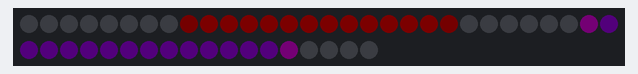
The sketch below on a simulated Arduino Uno, built with avr-gcc and run on an emulated ATmega328P. Shown: 48 RGB LEDs in strip order, left to right, continuing on the next row. Dim RGB values are drawn brighter than linear; random numbers use the default seed unless the sketch sets one.

Above: at 0.67 s.
At 3.99 s:
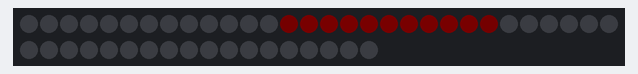
At 10.04 s:
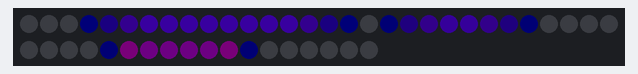
At 19.63 s:
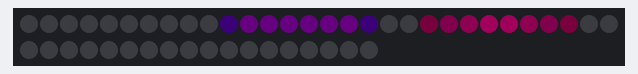
At 29.23 s:
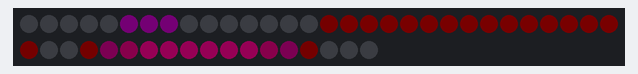
At 38.74 s:
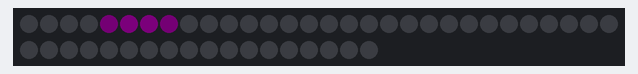

The sketch:

thorn-glow.ino
```cpp
/// @file    Blink.ino
/// @brief   Blink the first LED of an LED strip
/// @example Blink.ino

#include <FastLED.h>

// When hooking up the Arduino, ensure you're using a power + data cable. The short one is power only!

// How many leds in your strip?
#define NUM_LEDS 48

// For led chips like WS2812, which have a data line, ground, and power, you just
// need to define DATA_PIN.  For led chipsets that are SPI based (four wires - data, clock,
// ground, and power), like the LPD8806 define both DATA_PIN and CLOCK_PIN
// Clock pin only needed for SPI based chipsets when not using hardware SPI
#define DATA_PIN 3

#define MAX_GLOWS 4

// Define the array of leds
CRGB leds[NUM_LEDS];

struct Glow{
  bool active;
  bool increment;
  CHSV color;
  int startIdx;
  int size;
  int currentIntensity;
  int maxIntensity;
  int speed;
  int interval;
};

Glow activeGlows[MAX_GLOWS] = {
  {
    false,
    true,
    CHSV(165, 200, 255),
    0,
    0,
    0,
    0,
    0,
    0
  },
  {
    false,
    true,
    CHSV(165, 200, 255),
    0,
    0,
    0,
    0,
    0,
    0
  },
  {
    false,
    true,
    CHSV(165, 200, 255),
    0,
    0,
    0,
    0,
    0,
    0
  },
  {
    false,
    true,
    CHSV(165, 200, 255),
    0,
    0,
    0,
    0,
    0,
    0
  },
};

void printGlow(Glow* glow) {
  // Serial.print("******");
  // Serial.print("Glow active: ");
  // if (glow->active) {
  //   Serial.print("Glow active true. ");
  // } else {
  //   Serial.print("Glow active false. ");
  // }
  // Serial.print("Glow start LED is: ");
  // Serial.print(glow->startIdx);
  // Serial.print(" and size ");
  // Serial.print(glow->size);
  // Serial.print(" color: h,s,v");
  // Serial.print(glow->color.hue);
  // Serial.print(",");
  // Serial.print(glow->color.saturation);
  // Serial.print(",");
  // Serial.print(glow->color.value);
  // Serial.print(" intensity: ");
  // Serial.print(glow->currentIntensity);
  // Serial.print(" max intensity: ");
  // Serial.print(glow->maxIntensity);
  // Serial.print(" interval: ");
  // Serial.print(glow->interval);
  // Serial.print(" speed: ");
  // Serial.print(glow->speed);
  // Serial.println("******");
}

bool validGlow(int testGlowStart, int testGlowSize) {


  // Serial.println("Glow is valid.");
  return true;
}

void setup() {
  Serial.begin(9600);
  FastLED.addLeds<WS2812B, DATA_PIN, GRB>(leds, NUM_LEDS);
  randomSeed(analogRead(0));
  FastLED.setBrightness(75);
}

void loop() {

  int colorCount = 7;

  // Blues
  // CHSV chsvColors[colorCount] = {
  //   CHSV(140, 255, 255), // Aqua
  //   CHSV(155, 150, 255), // Sky
  //   CHSV(160, 255, 255), // Blue
  //   CHSV(165, 200, 255), // Faded Blue
  //   CHSV(175, 150, 255), // Amethyst
  //   CHSV(180, 255, 255), // Violet
  // };

  // Purples
  CHSV chsvColors[colorCount] = {
    CHSV(235, 255, 255), // Red Pink
    CHSV(220, 255, 255), // Purple Pink
    CHSV(210, 255, 255), // Mostly Purple
    CHSV(205, 255, 150), // Light Purple
    CHSV(205, 255, 200), // Purple
    CHSV(201, 200, 150), // Amethyst
    CHSV(185, 255, 200), // Violet
  };

  // Pink Purple
  // CHSV chsvColors[colorCount] = {
  //   CHSV(245, 255, 255), // Almost Red
  //   CHSV(240, 255, 255), // Red Pink
  //   CHSV(240, 200, 255), // Light Red Pink
  //   CHSV(230, 255, 255), // Pink
  //   CHSV(230, 200, 255), // Light Pink
  //   CHSV(225, 255, 255), // Purple Pink
  //   CHSV(215, 255, 255), // Light Pink
  //   CHSV(210, 255, 255), // Purple Pink
  // };

    // Pink Orange
  // CHSV chsvColors[colorCount] = {
  //   CHSV(230, 255, 255), // Pink
  //   CHSV(230, 200, 255), // Light Pink
  //   CHSV(240, 255, 255), // Red Pink
  //   CHSV(240, 200, 255), // Light Red Pink
  //   CHSV(20, 255, 255), // Orange
  //   CHSV(10, 225, 255), // Light Orange Red
  // };

  int currentActiveGlows = 0;
  int emptyGlowIdx = -1;

  // Check glow counts
  for (int idx = 0; idx < MAX_GLOWS; idx++) {
    Glow glow = activeGlows[idx];
    if (glow.active) {
      currentActiveGlows++;
    } else {
      emptyGlowIdx = idx;
    }
  }

  if (currentActiveGlows < MAX_GLOWS) {

    // Attempt making a new glow
    // Serial.println("Make a new glow?");
    int glowSize;

    int sizeRand = random(100);
    if (sizeRand < 20) {
      // Short glow
      glowSize = random(7, 12);
    } else if (sizeRand < 60) {
      // Medium glow
      glowSize = random(12, 16);
    } else {
      // Long glow
      glowSize = random(17, 24);
    }

    int glowStart = random(0, NUM_LEDS - glowSize + 1);

    bool glowValid = true;

    // Serial.println("Potential glow start: ");
    // Serial.print(glowStart);
    // Serial.print(" and size ");
    // Serial.println(glowSize);

    // Check if glow is valid
    for (int idx = 0; idx < MAX_GLOWS && glowValid; idx++) {
      Glow* glow = &activeGlows[idx];

      if (glow->active) {
        int activeGlowStart = glow->startIdx;
        int activeGlowEnd = glow->startIdx + glow->size - 1;

        int testGlowEnd = glowStart + glowSize - 1;

        if (
          // potential glow start overlaps existing glow
          (glowStart >= activeGlowStart && glowStart <= activeGlowEnd) ||
          // potential glow end overlaps existing glow
          (testGlowEnd >= activeGlowStart && testGlowEnd <= activeGlowEnd) ||
          // Glows are equal or potential glow contains active glow
          (glowStart <= activeGlowStart && testGlowEnd >= activeGlowEnd) ||
          // Glows are equal or active glow contains potential glow
          (activeGlowStart <= glowStart && activeGlowEnd >= testGlowEnd)
          ) {

          glowValid = false;
        } else {
          // Glows do not overlap
          // Serial.print("Non overlapping glow start: ");
          // Serial.print(activeGlowStart);
          // Serial.print(" and end ");
          // Serial.println(activeGlowEnd);
        }
      }
    }

    if (glowValid) {
      // Serial.println("Glow is valid let's really make it!");
      // Serial.print("Potential glow was valid add a glow at glow index: ");
      // Serial.println(emptyGlowIdx);
      Glow* updateGlow = &activeGlows[emptyGlowIdx];
      updateGlow->active = true;
      updateGlow->color = chsvColors[random(colorCount)];
      updateGlow->startIdx = glowStart;
      updateGlow->size = glowSize;

      int speed;
      int speedRand = random(100);
      if (speedRand < 20) {
        // Slow glow
        speed = random(1, 3);
      } else if (speedRand < 60) {
        // Medium glow
        speed = random(4, 30);
      } else {
        // Fast glow
        speed = random(31, 175);
      }

      updateGlow->speed = speed;
      updateGlow->currentIntensity = 0;
      updateGlow->maxIntensity = random(150, 255);
      updateGlow->increment = true;

      // Serial.print("Updated glow to be: ");
      // printGlow(updateGlow);
    }
  }

  // Process active glows
  for (int idx = 0; idx < MAX_GLOWS; idx++) {
    Glow* glow = &activeGlows[idx];

    // Serial.print("Processing active glows glow initial values: ");
    // printGlow(glow);

    if (glow->active) {
      // Serial.print("Glow #");
      // Serial.print(idx);
      // Serial.println(" is active.");
      if (glow->interval <= glow->speed) {
        // Serial.println("Increment interval");
        glow->interval++;
        if (glow->increment) {
          // Increase glow
          // Serial.println("Increment intensity.");
          glow->currentIntensity++;
          if (glow->currentIntensity >= glow->maxIntensity) {
            glow->increment = false;
          }
        } else if (glow->currentIntensity > 0) {
          // Decrease glow
          // Serial.println("Decrement intensity.");
          glow->currentIntensity--;
        } else {
          // Glow now inactive
          // Serial.println("Glow inactive.");
          glow->active = false;
        }
      } else {
        // Serial.println("Reset interval.");
        glow->interval = 1;
      }

      // Serial.print("Processing active glows changed active glow to: ");
      printGlow(glow);

      // Turn on nodes as appropriate
      for (int ledNum = glow->startIdx; ledNum < glow->startIdx + glow->size; ledNum++) {
        CHSV* glowColor = &glow->color;
        glowColor->value = glow->currentIntensity;
        int brightness = glowColor->value;
        if (ledNum == glow->startIdx || ledNum == glow->startIdx + glow->size - 1) {
          // first or last
          brightness = int (brightness / 4);
        } else if (ledNum == glow->startIdx + 1 || ledNum == glow->startIdx + glow->size - 2) {
          // second or second to last
          brightness = int (brightness / 2.5);
        } else if (ledNum == glow->startIdx + 2 || ledNum == glow->startIdx + glow->size - 3) {
          // third or third to last
          brightness = int (brightness / 1.5);
        }
        leds[ledNum] = CHSV(glowColor->hue, glowColor->saturation, brightness);
        // leds[ledNum] = CHSV(140, 255, random(0, 255));
        // Serial.print("Setting LED #");
        // Serial.print(ledNum);
        // Serial.print(" to be hue,saturation,brightness: ");
        // Serial.print(glowColor->hue);
        // Serial.print(",");
        // Serial.print(glowColor->saturation);
        // Serial.print(",");
        // Serial.print(glowColor->value);
        // Serial.println("");
      }
    }
  }

  FastLED.show();
  delay(4);
}
```
